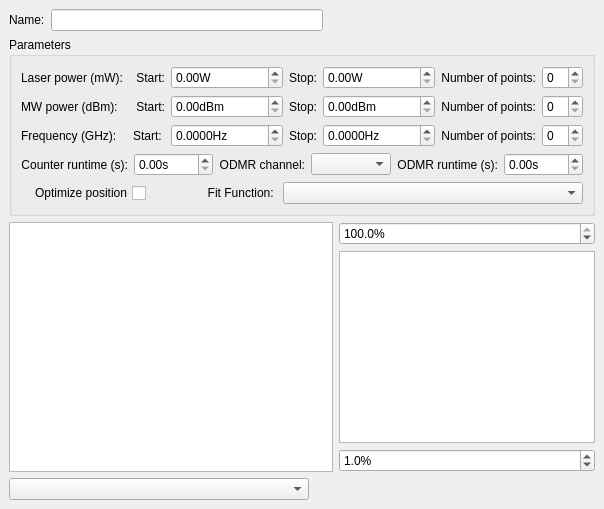
  <widget class="QDockWidget" name="OOP_DockWidget">
   <property name="windowTitle">
    <string>Optimal Operation Point Scan</string>
   </property>
   <attribute name="dockWidgetArea">
    <number>2</number>
   </attribute>
   <widget class="QWidget" name="dockWidgetContents_4">
    <layout class="QVBoxLayout" name="verticalLayout_11">
     <item>
      <layout class="QHBoxLayout" name="horizontalLayout_12">
       <item>
        <widget class="QLabel" name="label">
         <property name="maximumSize">
          <size>
           <width>50</width>
           <height>16777215</height>
          </size>
         </property>
         <property name="text">
          <string>Name:</string>
         </property>
        </widget>
       </item>
       <item>
        <widget class="QLineEdit" name="scan_nametag_LineEdit">
         <property name="sizePolicy">
          <sizepolicy hsizetype="MinimumExpanding" vsizetype="Fixed">
           <horstretch>0</horstretch>
           <verstretch>0</verstretch>
          </sizepolicy>
         </property>
         <property name="toolTip">
          <string>&lt;html&gt;&lt;head/&gt;&lt;body&gt;&lt;p&gt;Enter a nametag which will &lt;/p&gt;&lt;p&gt;be added to the filename&lt;/p&gt;&lt;/body&gt;&lt;/html&gt;</string>
         </property>
        </widget>
       </item>
       <item>
        <spacer name="horizontalSpacer_4">
         <property name="orientation">
          <enum>Qt::Horizontal</enum>
         </property>
         <property name="sizeHint" stdset="0">
          <size>
           <width>40</width>
           <height>20</height>
          </size>
         </property>
        </spacer>
       </item>
      </layout>
     </item>
     <item>
      <widget class="QGroupBox" name="parameters_GroupBox">
       <property name="sizePolicy">
        <sizepolicy hsizetype="Preferred" vsizetype="Preferred">
         <horstretch>0</horstretch>
         <verstretch>0</verstretch>
        </sizepolicy>
       </property>
       <property name="title">
        <string>Parameters</string>
       </property>
       <layout class="QVBoxLayout" name="verticalLayout_6">
        <item>
         <layout class="QGridLayout" name="gridLayout">
          <item row="2" column="5">
           <widget class="QLabel" name="freq_num_Label">
            <property name="text">
             <string>Number of points:</string>
            </property>
            <property name="alignment">
             <set>Qt::AlignRight|Qt::AlignTrailing|Qt::AlignVCenter</set>
            </property>
           </widget>
          </item>
          <item row="1" column="5">
           <widget class="QLabel" name="mw_power_num_Label">
            <property name="text">
             <string>Number of points:</string>
            </property>
            <property name="alignment">
             <set>Qt::AlignRight|Qt::AlignTrailing|Qt::AlignVCenter</set>
            </property>
           </widget>
          </item>
          <item row="0" column="3">
           <widget class="QLabel" name="laser_power_stop_Label">
            <property name="text">
             <string>Stop:</string>
            </property>
            <property name="alignment">
             <set>Qt::AlignRight|Qt::AlignTrailing|Qt::AlignVCenter</set>
            </property>
           </widget>
          </item>
          <item row="0" column="4">
           <widget class="ScienDSpinBox" name="laser_power_stop_DoubleSpinBox">
            <property name="keyboardTracking">
             <bool>false</bool>
            </property>
            <property name="suffix">
             <string>W</string>
            </property>
           </widget>
          </item>
          <item row="0" column="5">
           <widget class="QLabel" name="laser_power_num_Label">
            <property name="text">
             <string>Number of points:</string>
            </property>
            <property name="alignment">
             <set>Qt::AlignRight|Qt::AlignTrailing|Qt::AlignVCenter</set>
            </property>
           </widget>
          </item>
          <item row="1" column="0">
           <widget class="QLabel" name="mw_power_Label">
            <property name="text">
             <string>MW power (dBm): </string>
            </property>
           </widget>
          </item>
          <item row="0" column="6">
           <widget class="QSpinBox" name="laser_power_num_SpinBox">
            <property name="keyboardTracking">
             <bool>false</bool>
            </property>
           </widget>
          </item>
          <item row="2" column="0">
           <widget class="QLabel" name="freq_Label">
            <property name="text">
             <string>Frequency (GHz):</string>
            </property>
           </widget>
          </item>
          <item row="1" column="4">
           <widget class="ScienDSpinBox" name="mw_power_stop_DoubleSpinBox">
            <property name="keyboardTracking">
             <bool>false</bool>
            </property>
            <property name="suffix">
             <string>dBm</string>
            </property>
           </widget>
          </item>
          <item row="2" column="4">
           <widget class="ScienDSpinBox" name="freq_stop_DoubleSpinBox">
            <property name="toolTip">
             <string>Parameter for the ODMR measurement</string>
            </property>
            <property name="keyboardTracking">
             <bool>false</bool>
            </property>
            <property name="suffix">
             <string>Hz</string>
            </property>
            <property name="decimals">
             <number>4</number>
            </property>
            <property name="maximum">
             <double>1000000000.000000000000000</double>
            </property>
           </widget>
          </item>
          <item row="1" column="2">
           <widget class="ScienDSpinBox" name="mw_power_start_DoubleSpinBox">
            <property name="keyboardTracking">
             <bool>false</bool>
            </property>
            <property name="suffix">
             <string>dBm</string>
            </property>
           </widget>
          </item>
          <item row="2" column="6">
           <widget class="QSpinBox" name="freq_num_SpinBox">
            <property name="toolTip">
             <string>Parameter for the ODMR measurement</string>
            </property>
            <property name="keyboardTracking">
             <bool>false</bool>
            </property>
           </widget>
          </item>
          <item row="1" column="1">
           <widget class="QLabel" name="mw_power_start_Label">
            <property name="text">
             <string>Start:</string>
            </property>
            <property name="alignment">
             <set>Qt::AlignRight|Qt::AlignTrailing|Qt::AlignVCenter</set>
            </property>
           </widget>
          </item>
          <item row="1" column="6">
           <widget class="QSpinBox" name="mw_power_num_SpinBox">
            <property name="keyboardTracking">
             <bool>false</bool>
            </property>
           </widget>
          </item>
          <item row="1" column="3">
           <widget class="QLabel" name="mw_power_stop_Label">
            <property name="text">
             <string>Stop:</string>
            </property>
            <property name="alignment">
             <set>Qt::AlignRight|Qt::AlignTrailing|Qt::AlignVCenter</set>
            </property>
           </widget>
          </item>
          <item row="2" column="1">
           <widget class="QLabel" name="freq_start_Label">
            <property name="text">
             <string>Start: </string>
            </property>
            <property name="alignment">
             <set>Qt::AlignRight|Qt::AlignTrailing|Qt::AlignVCenter</set>
            </property>
           </widget>
          </item>
          <item row="2" column="3">
           <widget class="QLabel" name="freq_stop_Label">
            <property name="text">
             <string>Stop:</string>
            </property>
            <property name="alignment">
             <set>Qt::AlignRight|Qt::AlignTrailing|Qt::AlignVCenter</set>
            </property>
           </widget>
          </item>
          <item row="2" column="2">
           <widget class="ScienDSpinBox" name="freq_start_DoubleSpinBox">
            <property name="toolTip">
             <string>Parameter for the ODMR measurement</string>
            </property>
            <property name="keyboardTracking">
             <bool>false</bool>
            </property>
            <property name="suffix">
             <string>Hz</string>
            </property>
            <property name="decimals">
             <number>4</number>
            </property>
            <property name="maximum">
             <double>1000000000.000000000000000</double>
            </property>
           </widget>
          </item>
          <item row="0" column="1">
           <widget class="QLabel" name="laser_power_start_Label">
            <property name="text">
             <string>Start:</string>
            </property>
            <property name="alignment">
             <set>Qt::AlignRight|Qt::AlignTrailing|Qt::AlignVCenter</set>
            </property>
           </widget>
          </item>
          <item row="0" column="0">
           <widget class="QLabel" name="laser_power_Label">
            <property name="text">
             <string>Laser power (mW): </string>
            </property>
           </widget>
          </item>
          <item row="0" column="2">
           <widget class="ScienDSpinBox" name="laser_power_start_DoubleSpinBox">
            <property name="keyboardTracking">
             <bool>false</bool>
            </property>
            <property name="suffix">
             <string>W</string>
            </property>
            <property name="decimals">
             <number>2</number>
            </property>
           </widget>
          </item>
         </layout>
        </item>
        <item>
         <layout class="QHBoxLayout" name="horizontalLayout_5">
          <item>
           <widget class="QLabel" name="counter_runtime_Label">
            <property name="sizePolicy">
             <sizepolicy hsizetype="Preferred" vsizetype="Minimum">
              <horstretch>0</horstretch>
              <verstretch>0</verstretch>
             </sizepolicy>
            </property>
            <property name="text">
             <string>Counter runtime (s):</string>
            </property>
            <property name="alignment">
             <set>Qt::AlignRight|Qt::AlignTrailing|Qt::AlignVCenter</set>
            </property>
           </widget>
          </item>
          <item>
           <widget class="ScienDSpinBox" name="counter_runtime_DoubleSpinBox">
            <property name="toolTip">
             <string>Acquisition time of counts for the saturation curve</string>
            </property>
            <property name="keyboardTracking">
             <bool>false</bool>
            </property>
            <property name="suffix">
             <string>s</string>
            </property>
           </widget>
          </item>
          <item>
           <widget class="QLabel" name="channel_Label">
            <property name="text">
             <string>ODMR channel:</string>
            </property>
            <property name="alignment">
             <set>Qt::AlignRight|Qt::AlignTrailing|Qt::AlignVCenter</set>
            </property>
           </widget>
          </item>
          <item>
           <widget class="QComboBox" name="channel_ComboBox"/>
          </item>
          <item>
           <widget class="QLabel" name="odmr_runtime_label">
            <property name="text">
             <string>ODMR runtime (s):</string>
            </property>
            <property name="alignment">
             <set>Qt::AlignRight|Qt::AlignTrailing|Qt::AlignVCenter</set>
            </property>
           </widget>
          </item>
          <item>
           <widget class="ScienDSpinBox" name="odmr_runtime_DoubleSpinBox">
            <property name="toolTip">
             <string>Acquisition time of the ODMR spetrum</string>
            </property>
            <property name="keyboardTracking">
             <bool>false</bool>
            </property>
            <property name="suffix">
             <string>s</string>
            </property>
           </widget>
          </item>
         </layout>
        </item>
        <item>
         <layout class="QHBoxLayout" name="horizontalLayout_3">
          <item>
           <widget class="QCheckBox" name="optimize_CheckBox">
            <property name="toolTip">
             <string>Check it to optimize the position of the laser before each row of the scan</string>
            </property>
            <property name="layoutDirection">
             <enum>Qt::RightToLeft</enum>
            </property>
            <property name="text">
             <string>Optimize position</string>
            </property>
            <property name="tristate">
             <bool>false</bool>
            </property>
           </widget>
          </item>
          <item>
           <widget class="QLabel" name="Fit_label">
            <property name="text">
             <string>Fit Function: </string>
            </property>
            <property name="alignment">
             <set>Qt::AlignRight|Qt::AlignTrailing|Qt::AlignVCenter</set>
            </property>
           </widget>
          </item>
          <item>
           <widget class="FitSettingsComboBox" name="fit_ComboBox">
            <property name="sizePolicy">
             <sizepolicy hsizetype="Preferred" vsizetype="Fixed">
              <horstretch>0</horstretch>
              <verstretch>0</verstretch>
             </sizepolicy>
            </property>
            <property name="minimumSize">
             <size>
              <width>300</width>
              <height>0</height>
             </size>
            </property>
            <property name="baseSize">
             <size>
              <width>300</width>
              <height>0</height>
             </size>
            </property>
            <property name="toolTip">
             <string>Function used to fit the ODMR spectrum</string>
            </property>
           </widget>
          </item>
         </layout>
        </item>
       </layout>
      </widget>
     </item>
     <item>
      <layout class="QHBoxLayout" name="horizontalLayout_6">
       <item>
        <widget class="PlotWidget" name="matrix_PlotWidget">
         <property name="sizePolicy">
          <sizepolicy hsizetype="Expanding" vsizetype="Expanding">
           <horstretch>8</horstretch>
           <verstretch>0</verstretch>
          </sizepolicy>
         </property>
        </widget>
       </item>
       <item>
        <layout class="QVBoxLayout" name="verticalLayout_10">
         <item>
          <widget class="ScienDSpinBox" name="cb_high_percentile_DoubleSpinBox">
           <property name="keyboardTracking">
            <bool>false</bool>
           </property>
           <property name="suffix">
            <string>%</string>
           </property>
           <property name="decimals">
            <number>1</number>
           </property>
           <property name="maximum">
            <double>100.000000000000000</double>
           </property>
           <property name="value">
            <double>100.000000000000000</double>
           </property>
          </widget>
         </item>
         <item>
          <widget class="PlotWidget" name="oop_cb_PlotWidget">
           <property name="sizePolicy">
            <sizepolicy hsizetype="Preferred" vsizetype="Expanding">
             <horstretch>1</horstretch>
             <verstretch>0</verstretch>
            </sizepolicy>
           </property>
           <property name="minimumSize">
            <size>
             <width>10</width>
             <height>0</height>
            </size>
           </property>
           <property name="maximumSize">
            <size>
             <width>16777215</width>
             <height>16777215</height>
            </size>
           </property>
          </widget>
         </item>
         <item>
          <widget class="ScienDSpinBox" name="cb_low_percentile_DoubleSpinBox">
           <property name="keyboardTracking">
            <bool>false</bool>
           </property>
           <property name="suffix">
            <string>%</string>
           </property>
           <property name="decimals">
            <number>1</number>
           </property>
           <property name="maximum">
            <double>100.000000000000000</double>
           </property>
           <property name="value">
            <double>1.000000000000000</double>
           </property>
          </widget>
         </item>
        </layout>
       </item>
      </layout>
     </item>
     <item>
      <widget class="QComboBox" name="data_ComboBox">
       <property name="maximumSize">
        <size>
         <width>300</width>
         <height>16777215</height>
        </size>
       </property>
       <property name="toolTip">
        <string>Choose the data that you want to display</string>
       </property>
      </widget>
     </item>
    </layout>
   </widget>
  </widget>
